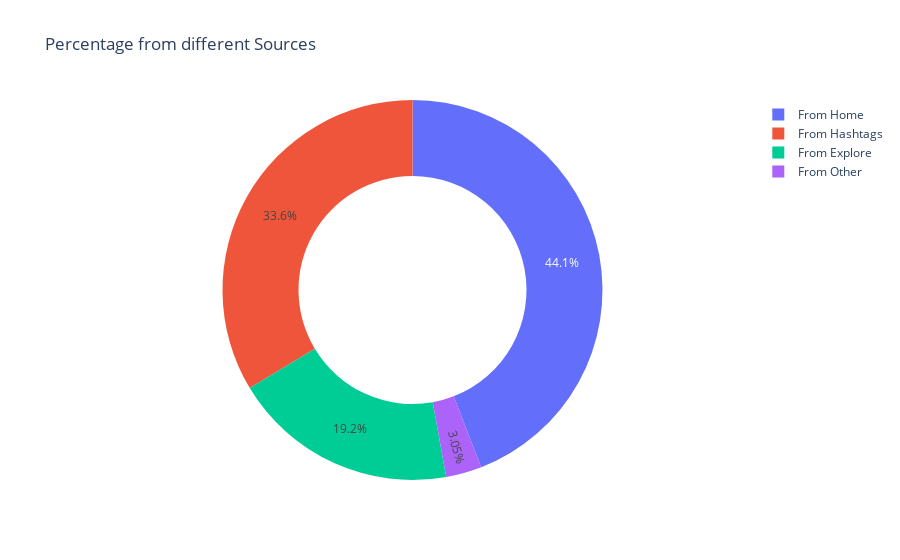

The code cell stored with this chart in its notebook:
### Code cell
# Percentage of Impressions from various sources on Insta

home = df['From Home'].sum()
hashtags = df['From Hashtags'].sum()
explore = df['From Explore'].sum()
other = df['From Other'].sum()

labels = ['From Home','From Hashtags','From Explore','From Other' ]
values = [home,hashtags,explore,other]

fig = px.pie(df,values=values,names=labels,title='Percentage from different Sources',hole=0.6)

fig.show()

### Figure 1 — Plotly figure (JSON) as saved in the notebook; plotly's stock layout.template omitted (floating-point values rounded to 4 significant figures)
{"data": [{"domain": {"x": [0, 1], "y": [0, 1]}, "hole": 0.6, "hovertemplate": "label=%{label}<br>value=%{value}<extra></extra>", "labels": ["From Home", "From Hashtags", "From Explore", "From Other"], "legendgroup": "", "name": "", "showlegend": true, "type": "pie", "values": [294619, 224614, 128294, 20360]}], "layout": {"legend": {"tracegroupgap": 0}, "title": {"text": "Percentage from different Sources"}}}
